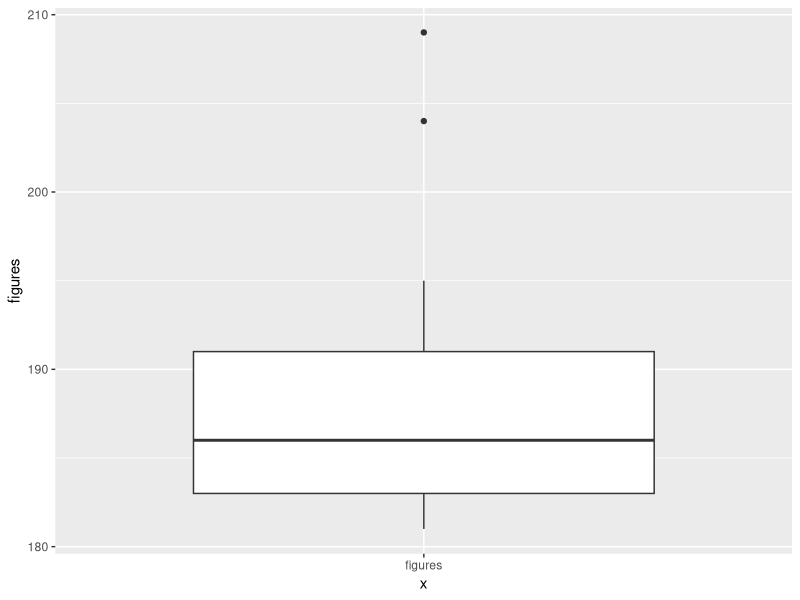
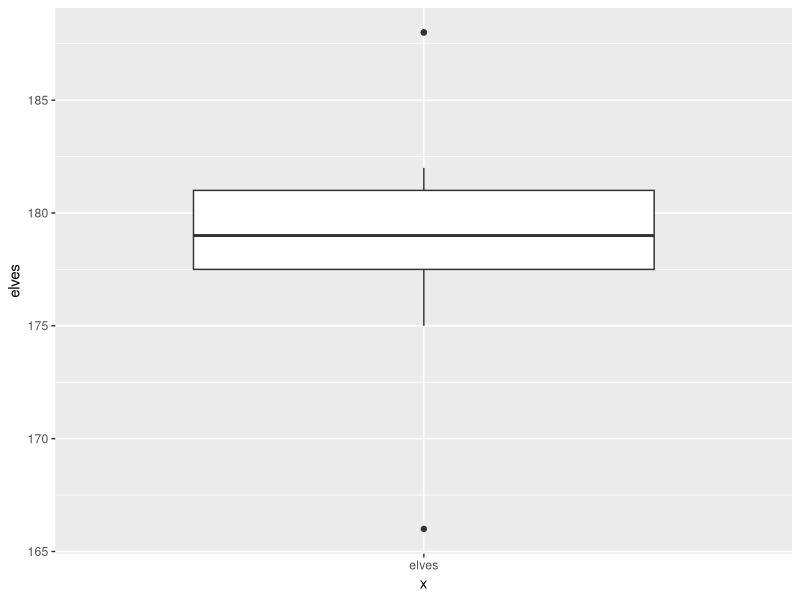

These figures' R source, in order:
elves <- c(181, 179, 188, 178, 175, 177, 181, 180, 166, 178, 179, 188, 182, 176, 181)
figures <- c(183, 187, 186, 209, 187, 182, 185, 183, 204, 195, 181)

## Нулевая гипотеза: figures = elves
## Альтернативная: figures != elves

tt <- t.test(x = elves,
             y = figures)

if (tt$p.value <= 0.05) {
  print("OH, HELL NO! THAT'S NOT OUR ELVES!")
} else {
  print("Thank the heavens, it's our elves!")
}


## p = 0,0062, следовательно p < 0.05
## Нулевая гипотеза опровегнулась

###### диграммы получилось только для каждего отдельно 

library(dbplyr)
library(ggplot2)

df_f <- as.data.frame(figures)

ggplot(data = df_f, aes(x = "figures", y = figures)) +
  geom_boxplot()

df_e <- as.data.frame(elves)

ggplot(data = df_e, aes(x = "elves", y = elves)) +
  geom_boxplot() 

### по диграммам видно, что elves и figures не совпадают



### 
## dat <- c(elves, figures)
## df <- as.data.frame(dat)

## ggplot(data = df, aes(x = c("elves", "figures"), y = dat))+
##  geom_boxplot() 


############## 

sample_n = 15
Mean = mean(elves)
SD = sd(elves)
SE = SD/sqrt(sample_n)
t_kr = qt(p = c(0.975), df = (sample_n - 1))
CI_low = Mean - t_kr*SE
CI_up = Mean + t_kr*SE

sample_n_f = 11
Mean_f = mean(figures)
SD_f = sd(figures)
SE_f = SD_f/sqrt(sample_n_f)
t_kr_f = qt(p = c(0.975), df = (sample_n_f - 1))
CI_low_f = Mean_f - t_kr_f*SE_f
CI_up_f = Mean_f + t_kr_f*SE_f
